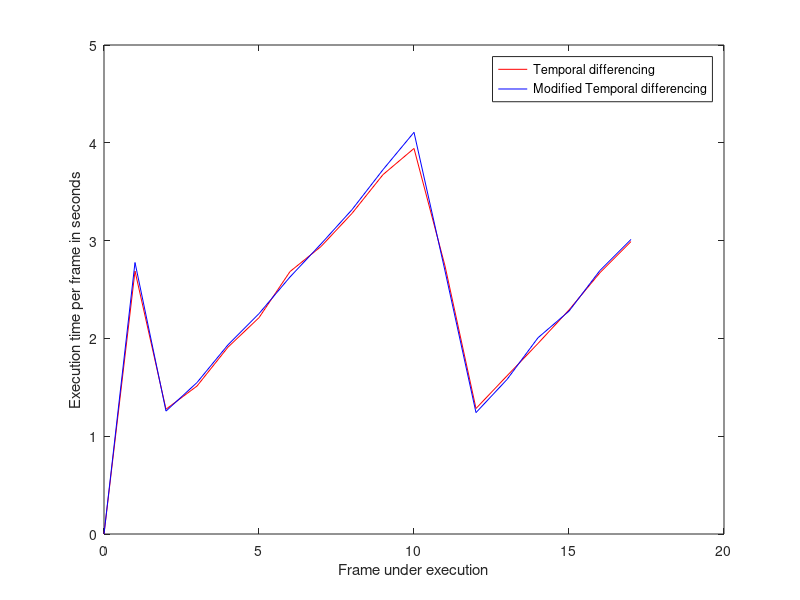

MATLAB code for this plot:
x=[0,2.688301,1.276011,1.512870,1.910557,2.211888,2.683338,2.939493,3.278204,3.674586,3.942257,2.740952,1.283415,1.617190,1.948411,2.290889,2.672371,2.990023];
y=0:1:17;
z=[0,2.775977,1.256664,1.548668,1.934500,2.253343,2.628029,2.965877,3.316288,3.725480,4.107274,2.690517,1.241371,1.579947,2.006745,2.278930,2.695267,3.012083];
plot(y,x,'r');hold on;
plot(y,z,'b');
ylabel('Execution time per frame in seconds');
xlabel('Frame under execution');
legend('Temporal differencing','Modified Temporal differencing');